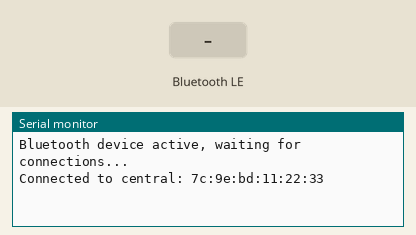
This sketch was run on a simulated Arduino Nano 33 IoT. On the bench: the last lines printed to the serial monitor. The inputs (shaded band) are chosen by the test bench. Nothing arrives over Bluetooth unless stated; a phone connects over Bluetooth LE 3 s after start.

Above: at 3.8 s.
3.9 s: Bluetooth LE write "1" received
At 4.9 s:
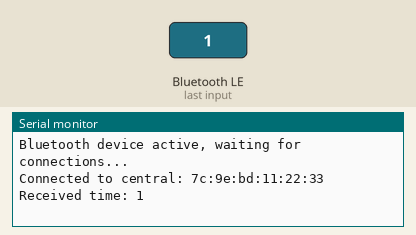
5.4 s: Bluetooth LE write "0" received
At 6.0 s:
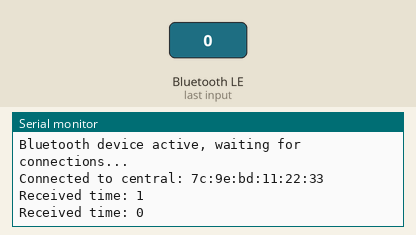
6.9 s: Bluetooth LE write "2" received
At 8.4 s:
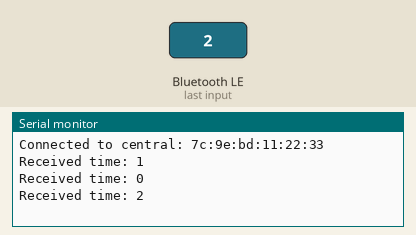

The sketch:

BLE_Time.ino
```cpp
#include <ArduinoBLE.h>

BLEService timeService("1805"); // UUID for Current Time Service
BLEUnsignedLongCharacteristic currentTimeChar("2A2B", BLEWrite); // UUID for Current Time Characteristic

void setup() {
  Serial.begin(9600);
  while (!Serial);

  if (!BLE.begin()) {
    Serial.println("Starting BLE failed!");
    while (1);
  }

  BLE.setLocalName("Nano33BLE_Time");
  BLE.setAdvertisedService(timeService);
  timeService.addCharacteristic(currentTimeChar);
  BLE.addService(timeService);

  currentTimeChar.writeValue(0); // Initialize characteristic with default value

  BLE.advertise();
  Serial.println("Bluetooth device active, waiting for connections...");
}

void loop() {
  BLEDevice central = BLE.central();

  if (central) {
    Serial.print("Connected to central: ");
    Serial.println(central.address());

    while (central.connected()) {
      if (currentTimeChar.written()) {
        unsigned long currentTime = currentTimeChar.value();
        Serial.print("Received time: ");
        Serial.println(currentTime);
      }
    }

    Serial.print("Disconnected from central: ");
    Serial.println(central.address());
  }
}
```

Measured:
- after the input at 3.9 s, the serial monitor: prints a new line at once (image 1)
- after the input at 5.4 s, the serial monitor: prints a new line at once (image 2)
- after the input at 6.9 s, the serial monitor: prints a new line at once (image 3)
